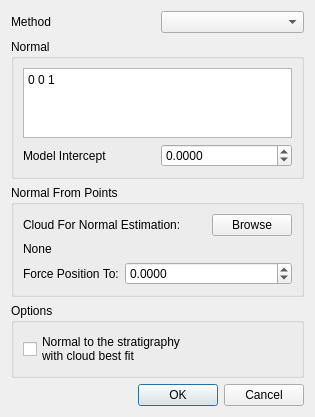
<?xml version="1.0" encoding="UTF-8"?>
<ui version="4.0">
 <class>ComputeStratigraphicPositionDlg</class>
 <widget class="QDialog" name="ComputeStratigraphicPositionDlg">
  <property name="geometry">
   <rect>
    <x>0</x>
    <y>0</y>
    <width>315</width>
    <height>401</height>
   </rect>
  </property>
  <property name="windowTitle">
   <string>Compute Stratigraphic Position</string>
  </property>
  <layout class="QVBoxLayout" name="verticalLayout">
   <item>
    <layout class="QHBoxLayout" name="horizontalLayout_2">
     <item>
      <widget class="QLabel" name="label">
       <property name="text">
        <string>Method</string>
       </property>
      </widget>
     </item>
     <item>
      <widget class="QComboBox" name="normal_est_method"/>
     </item>
    </layout>
   </item>
   <item>
    <widget class="QGroupBox" name="normal_group">
     <property name="title">
      <string>Normal</string>
     </property>
     <layout class="QHBoxLayout" name="horizontalLayout">
      <item>
       <layout class="QGridLayout" name="gridLayout">
        <property name="sizeConstraint">
         <enum>QLayout::SetMaximumSize</enum>
        </property>
        <item row="0" column="0" colspan="2">
         <widget class="QTextEdit" name="normal_string">
          <property name="html">
           <string>&lt;!DOCTYPE HTML PUBLIC &quot;-//W3C//DTD HTML 4.0//EN&quot; &quot;http://www.w3.org/TR/REC-html40/strict.dtd&quot;&gt;
&lt;html&gt;&lt;head&gt;&lt;meta name=&quot;qrichtext&quot; content=&quot;1&quot; /&gt;&lt;style type=&quot;text/css&quot;&gt;
p, li { white-space: pre-wrap; }
&lt;/style&gt;&lt;/head&gt;&lt;body style=&quot; font-family:'Sans Serif'; font-size:7pt; font-weight:400; font-style:normal;&quot;&gt;
&lt;p style=&quot; margin-top:0px; margin-bottom:0px; margin-left:0px; margin-right:0px; -qt-block-indent:0; text-indent:0px;&quot;&gt;&lt;span style=&quot; font-size:9pt;&quot;&gt;0 0 1&lt;/span&gt;&lt;/p&gt;&lt;/body&gt;&lt;/html&gt;</string>
          </property>
         </widget>
        </item>
        <item row="1" column="0">
         <widget class="QLabel" name="label_3">
          <property name="text">
           <string>Model Intercept</string>
          </property>
         </widget>
        </item>
        <item row="1" column="1">
         <widget class="QDoubleSpinBox" name="intercept">
          <property name="decimals">
           <number>4</number>
          </property>
          <property name="minimum">
           <double>-10000.000000000000000</double>
          </property>
          <property name="maximum">
           <double>10000.000000000000000</double>
          </property>
          <property name="singleStep">
           <double>0.010000000000000</double>
          </property>
         </widget>
        </item>
       </layout>
      </item>
     </layout>
    </widget>
   </item>
   <item>
    <widget class="QGroupBox" name="point_set_group">
     <property name="title">
      <string>Normal From Points</string>
     </property>
     <layout class="QGridLayout" name="gridLayout_3">
      <item row="0" column="0">
       <layout class="QGridLayout" name="gridLayout_2">
        <item row="0" column="0" colspan="2">
         <widget class="QLabel" name="label_2">
          <property name="text">
           <string>Cloud For Normal Estimation:</string>
          </property>
         </widget>
        </item>
        <item row="0" column="2">
         <widget class="QPushButton" name="browse_button">
          <property name="text">
           <string>Browse</string>
          </property>
         </widget>
        </item>
        <item row="1" column="0" colspan="3">
         <widget class="QLabel" name="cloud_selected">
          <property name="text">
           <string>None</string>
          </property>
         </widget>
        </item>
        <item row="2" column="0">
         <widget class="QLabel" name="cloud_selected_2">
          <property name="text">
           <string>Force Position To:</string>
          </property>
         </widget>
        </item>
        <item row="2" column="1" colspan="2">
         <widget class="QDoubleSpinBox" name="force_sp">
          <property name="decimals">
           <number>4</number>
          </property>
          <property name="minimum">
           <double>-10000.000000000000000</double>
          </property>
          <property name="maximum">
           <double>10000.000000000000000</double>
          </property>
          <property name="singleStep">
           <double>0.010000000000000</double>
          </property>
         </widget>
        </item>
       </layout>
      </item>
     </layout>
    </widget>
   </item>
   <item>
    <widget class="QGroupBox" name="groupBox">
     <property name="title">
      <string>Options</string>
     </property>
     <layout class="QVBoxLayout" name="verticalLayout_2">
      <item>
       <widget class="QCheckBox" name="checkBoxNormalToStrata">
        <property name="text">
         <string>Normal to the stratigraphy
with cloud best fit</string>
        </property>
       </widget>
      </item>
     </layout>
    </widget>
   </item>
   <item>
    <widget class="QDialogButtonBox" name="buttons">
     <property name="orientation">
      <enum>Qt::Horizontal</enum>
     </property>
     <property name="standardButtons">
      <set>QDialogButtonBox::Cancel|QDialogButtonBox::Ok</set>
     </property>
    </widget>
   </item>
  </layout>
 </widget>
 <resources/>
 <connections>
  <connection>
   <sender>buttons</sender>
   <signal>accepted()</signal>
   <receiver>ComputeStratigraphicPositionDlg</receiver>
   <slot>accept()</slot>
   <hints>
    <hint type="sourcelabel">
     <x>60</x>
     <y>380</y>
    </hint>
    <hint type="destinationlabel">
     <x>157</x>
     <y>274</y>
    </hint>
   </hints>
  </connection>
  <connection>
   <sender>buttons</sender>
   <signal>rejected()</signal>
   <receiver>ComputeStratigraphicPositionDlg</receiver>
   <slot>reject()</slot>
   <hints>
    <hint type="sourcelabel">
     <x>86</x>
     <y>380</y>
    </hint>
    <hint type="destinationlabel">
     <x>286</x>
     <y>274</y>
    </hint>
   </hints>
  </connection>
 </connections>
</ui>
